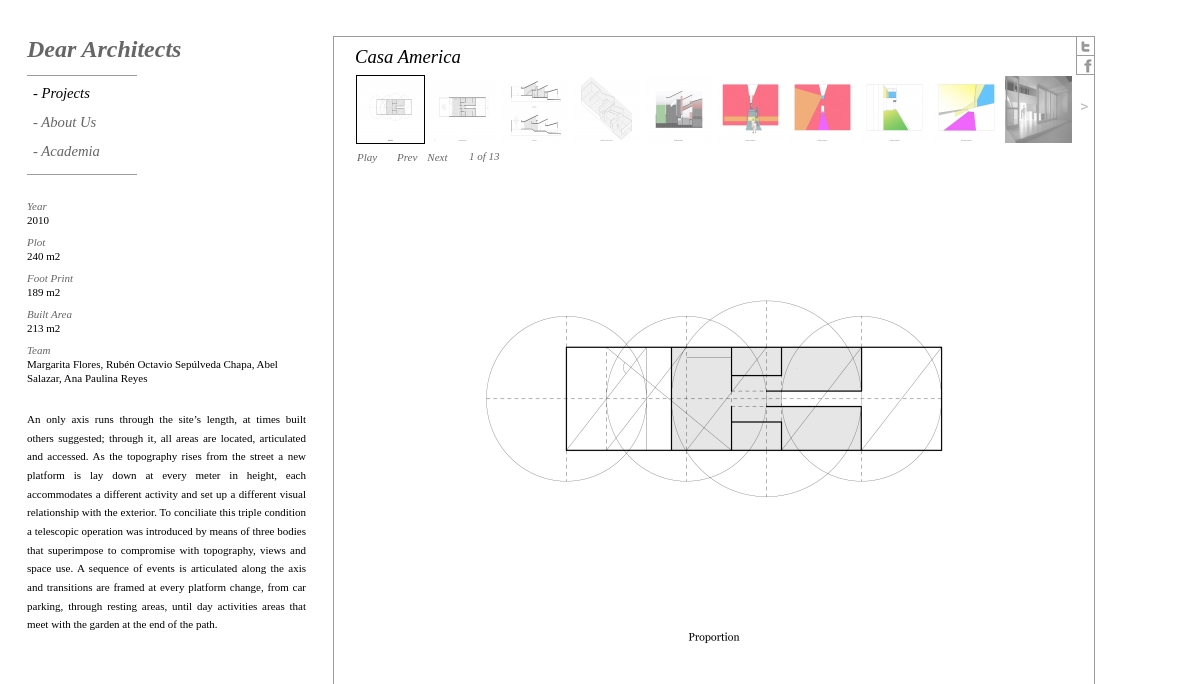
Screenshot of /project.php?Project=Casa America with the database file from the repository.
### tables this page shows
CREATE TABLE IF NOT EXISTS `projects` (
  `ID` int(5) NOT NULL AUTO_INCREMENT,
  `active` int(1) NOT NULL,
  `Project` varchar(100) NOT NULL,
  `Year` int(4) DEFAULT NULL,
  `Plot` varchar(50) DEFAULT NULL,
  `FootPrint` varchar(50) DEFAULT NULL,
  `BuiltArea` varchar(50) DEFAULT NULL,
  `Team` varchar(200) DEFAULT NULL,
  `Description` varchar(800) DEFAULT NULL,
  PRIMARY KEY (`ID`)
);

CREATE TABLE IF NOT EXISTS `projectsp` (
  `ID` int(20) NOT NULL AUTO_INCREMENT,
  `Project` varchar(100) NOT NULL,
  `Photo` varchar(100) NOT NULL,
  PRIMARY KEY (`ID`)
);

### public_html/Menu3Niv/index.php (the view, shortened to what this page needs)
<?php
$query_project =  sprintf("SELECT * FROM projects order by Project ASC");
$projects = mysql_query($query_project, $Base) or die(mysql_error());
?>
<div id="DA">
    <a href="index.php">Dear Architects</a>
</div>
<div id="linea1">&nbsp;</div>
<div style=" position: relative; top:15px;">
    <ul id="navmenu-v">
        <li id="projects"><a id="projectst" href="#">- Projects</a>
        </li>
        <li id="aboutus"><a id="aboutust"href="#">- About Us</a>
        </li>
        <li id="academia"><a id="academiat" href="#">- Academia</a>
        </li>
      </ul>
</div>
<div id="linea2">&nbsp;</div>

### public_html/project.php (shortened to what this page needs)
<?php
if (!function_exists("GetSQLValueString")) {
    function GetSQLValueString($theValue, $theType, $theDefinedValue = "", $theNotDefinedValue = "")
    {
      $theValue = get_magic_quotes_gpc() ? stripslashes($theValue) : $theValue;
      $theValue = function_exists("mysql_real_escape_string") ? mysql_real_escape_string($theValue) : mysql_escape_string($theValue);
      switch ($theType) {
        case "text":
          $theValue = ($theValue != "") ? "'" . $theValue . "'" : "NULL";
          break;
      }
      return $theValue;
    }
}
$p = "-1";
if (isset($_GET['Project'])) {
  $p = $_GET['Project'];
}
$query =  sprintf("SELECT * FROM projects where Project=%s",GetSQLValueString( $p, "text"));
$pro = mysql_query($query, $Base) or die(mysql_error());
$row_pro = mysql_fetch_assoc($pro);
$query_fotos =  sprintf("SELECT * FROM projectsp where Project=%s order by Photo ASC",GetSQLValueString($p, "text"));
$fotos = mysql_query($query_fotos, $Base) or die(mysql_error());
$row_fotos = mysql_fetch_assoc($fotos);
?>
<!DOCTYPE HTML PUBLIC "-//W3C//DTD HTML 4.01 Transitional//EN"
"http://www.w3.org/TR/1999/REC-html401-19991224">
<html>
	<head>
                <link rel="stylesheet" href="CSS.css" type="text/css" />
<link rel="stylesheet" href="Menu3Niv/nav-v.css" type="text/css" media="screen" />
		<link rel="stylesheet" href="SLIDER/css/basic.css" type="text/css" />
		<link rel="stylesheet" href="SLIDER/css/slider.css" type="text/css" />
		<link rel="stylesheet" href="SLIDER/css/white.css" type="text/css" />
	</head>
	<body>
<div id="wrapper">
    <div id="leftcolumn">
        <?php include("Menu3Niv/index.php"); ?>
        <div id="info">
            <div><span class="t">Year</span><span><?php echo $row_pro['Year']; ?></span></div>
            <div><span class="t">Plot</span><span><?php echo $row_pro['Plot']; ?></span></div>
            <div><span class="t">Foot Print</span><span><?php echo $row_pro['FootPrint']; ?></span></div>
            <div><span class="t">Built Area</span><span><?php echo $row_pro['BuiltArea']; ?></span></div>
            <div><span class="t">Team</span><span><?php echo $row_pro['Team']; ?></span></div>
        </div>
        <div id="detalles">
            <?php echo $row_pro['Description']; ?>
        </div>
     </div>
     <div id="cuadrado">
      <div id="social">
            <span>
              <img onclick="tweet('<?php echo $p;?>')" style="cursor:pointer;" src="Twitter.jpg" title="Share on Twitter"/>
            </span>
            <span>
              <img onclick="face('<?php echo $p;?>')" style="cursor:pointer;" src="Facebook.jpg" title="Share on Facebook"/>
            </span>
      </div>
                <div id="titulop">
                    <?php echo $p; ?>
                </div>
				<div class="navigation-container">
					<div id="thumbs" class="navigation">
						<ul class="thumbs noscript">
                                                    <?php
                                                        do {$nombre=$row_fotos['Photo'];
                                                        if($nombre != NULL){
                                                     ?>
							<li>
								<a class="thumb"  href="admin/projectsp/grande/<?php echo $nombre;?>">
									<img src="admin/projectsp/chico/<?php echo $nombre;?>" alt=""/>
								</a>
							</li>
                                                     <?php } } while ($row_fotos = mysql_fetch_assoc($fotos)); ?>
						</ul>
						<a class="pageLink next" style="visibility: hidden;" href="#" title="Next Page"></a>
					</div>
				</div>
				<div class="content">
					<div class="slideshow-container">
						<div id="controls" class="controls"></div>
                                                <div id="caption" class="caption-container"><div class="photo-index"></div></div>
					</div>
				</div>
              </div>
  </div>
	</body>
</html>

### public_html/CSS.css (style rules this page uses)
* { padding:0; margin:0 }
body { font:12px; font-family: "Georgia"; }
#wrapper { padding-top:36px; padding-left: 27px; }
#leftcolumn { float:left; width:279px; }
#leftcolumn #DA { font-family: "Georgia"; font-weight:bold !important; font-style: italic; font-size: 24px; color:#666; }
#DA a , #DA a:hover { text-decoration: none; color:#666; }
#linea1 { border-top:1px #9C9C9C solid; width:110px; position: relative; top:12px; height: 0px; font-size: 0px; }
#linea2 { border-top:1px #9C9C9C solid; width:110px; position: relative; top:110px; height: 0px; font-size: 0px; }
#info { font-family: "Georgia"; font-size: 11px; font-weight: normal; position:absolute; top:199px; width:279px; font-style: normal !important; z-index: -1; }
#info span { display: block; line-height: 14px; }
#info span.t { color:#666; font-style: italic; }
#info div { padding-bottom: 8px; }
#detalles { font-family: "Georgia"; font-size: 11px; font-weight: normal; position:absolute; top:410px; width:279px; line-height: 14pt; text-align: justify; z-index: -1; }
#cuadrado { position: absolute; top:36px; left:333px; min-height:634px; height: 90%; width: 760px; border:1px #9C9C9C solid; }
#social { position: absolute; top:0px; right:0px; z-index: 10000; }
#social span { padding-top: 1px; display: block; border-bottom:1px #9C9C9C solid; border-left:1px #9C9C9C solid; }
#titulop { font-family: "Georgia" !important; font-weight: normal !important; font-style: italic !important; font-size: 14pt !important; color: black !Important; padding-top: 9px; padding-left: 21px; padding-bottom: 5px; }

### public_html/Menu3Niv/nav-v.css (style rules this page uses)
ul#navmenu-v,ul#navmenu-v li,ul#navmenu-v ul { width: 120px; margin: 0; list-style: none; }
ul#navmenu-v li { float: left; position: relative; width: 100%; }
ul#navmenu-v a { border-top: none; border-right: none; padding: 6px; display: block; background: #FFF; color: #666; font: normal 11pt "Georgia"; font-style: italic; text-decoration: none; height: 1%; }

### public_html/SLIDER/css/basic.css (style rules this page uses)
html, body { margin:0; padding:0; }

### public_html/SLIDER/css/slider.css (style rules this page uses)
div.content { display: none; clear: both; }
div.content a, div.navigation a { text-decoration: none; }
div.navigation a.pageLink { height: 68px; line-height: 68px; }
div.controls { margin-top: 5px; height: 23px; margin-left: 18px; }
div.slideshow-container, div.loader { width: 760px; }
div.slideshow-container { position: relative; clear: both; float: left; height: 480px }
div.caption-container { position: absolute; top:4px; left:135px; }
div.caption-container, span.image-caption { width: 60px; }
div.navigation-container { float: left; position: relative; left: 1px; }
div.navigation { float: left; position: relative; left: 0px; }
div.navigation a.pageLink { display: block; position: relative; float: left; margin: 0px; width: 19px !important; background-position:center center; background-repeat:no-repeat; }
ul.thumbs { position: relative; float: left; margin: 0; padding: 0; }
ul.thumbs li { float: left; padding: 0; margin: 2px; margin-right: 1px; list-style: none; }
a.thumb { padding: 1px; display: block; }
ul.thumbs img { border: none; display: block; }

### public_html/SLIDER/css/white.css (style rules this page uses)
div.caption-container { color: #111; }
div.photo-index { color: #666666; font-family: "Georgia"; font-size: 11px; font-weight: normal; font-style: italic; }
div.navigation a.next { background-image: url(flecha.png); }
ul.thumbs li.selected a.thumb { background: #000; }

### rows the page displays
projects: Year "2010", Plot "240 m2", FootPrint "189 m2", BuiltArea "213 m2", Team "Margarita Flores, Rubén Octavio Sepúlveda Chapa, Abel Salazar, Ana Paulina Reyes", Description "An only axis runs through the site’s length, at times built others suggested; through it, all areas are located, articulated and accessed. As the topography rises from the street a new platform is lay down at every meter in height, each accommodates a different activity and set up a different visual relationship with the exterior. To conciliate this triple condition a telescopic operation was introduced by means of three bodies that superimpose to compromise with topography, views and space use. A sequence of events is articulated along the axis and transitions are framed at every platform change, from car parking, through resting areas, until day activities areas that meet with the garden…"
projectsp: Photo (picture)
projectsp: Photo (picture)
projectsp: Photo (picture)
projectsp: Photo (picture)
projectsp: Photo (picture)
projectsp: Photo (picture)
projectsp: Photo (picture)
projectsp: Photo (picture)
projectsp: Photo (picture)
projectsp: Photo (picture)

### other values shown
$p "Casa America"
